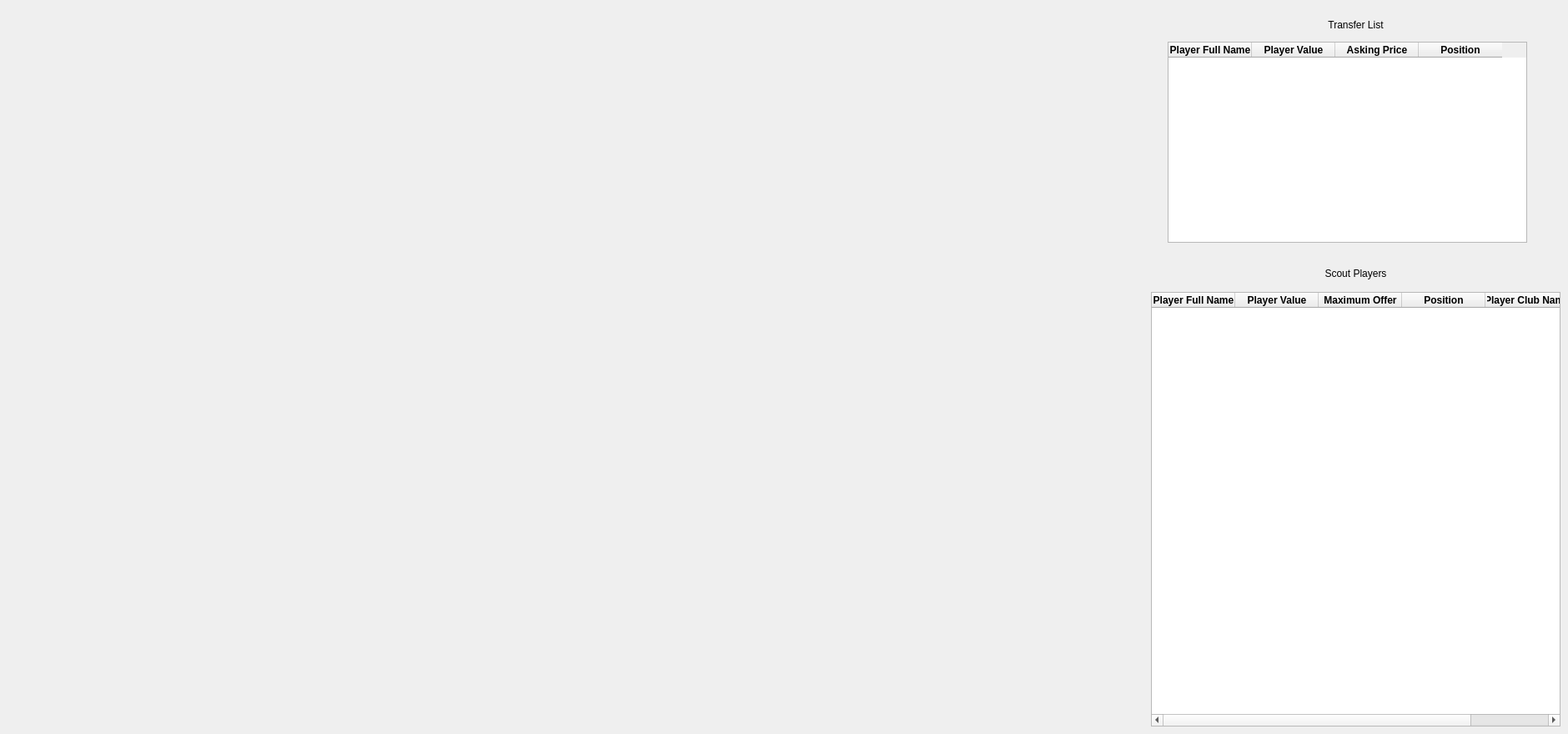
    <widget class="QWidget" name="tab_5">
     <attribute name="title">
      <string>Board</string>
     </attribute>
     <widget class="QTableWidget" name="transferListTable">
      <property name="geometry">
       <rect>
        <x>1400</x>
        <y>50</y>
        <width>431</width>
        <height>241</height>
       </rect>
      </property>
      <property name="editTriggers">
       <set>QAbstractItemView::NoEditTriggers</set>
      </property>
      <column>
       <property name="text">
        <string>--Player Full Name--</string>
       </property>
       <property name="font">
        <font>
         <weight>75</weight>
         <bold>true</bold>
        </font>
       </property>
       <property name="textAlignment">
        <set>AlignCenter</set>
       </property>
      </column>
      <column>
       <property name="text">
        <string>Player Value</string>
       </property>
       <property name="font">
        <font>
         <weight>75</weight>
         <bold>true</bold>
        </font>
       </property>
       <property name="textAlignment">
        <set>AlignCenter</set>
       </property>
      </column>
      <column>
       <property name="text">
        <string>Asking Price</string>
       </property>
       <property name="font">
        <font>
         <weight>75</weight>
         <bold>true</bold>
        </font>
       </property>
       <property name="textAlignment">
        <set>AlignCenter</set>
       </property>
      </column>
      <column>
       <property name="text">
        <string>Position</string>
       </property>
       <property name="font">
        <font>
         <weight>75</weight>
         <bold>true</bold>
        </font>
       </property>
       <property name="textAlignment">
        <set>AlignCenter</set>
       </property>
      </column>
     </widget>
     <widget class="QLabel" name="label_8">
      <property name="geometry">
       <rect>
        <x>1560</x>
        <y>20</y>
        <width>131</width>
        <height>20</height>
       </rect>
      </property>
      <property name="text">
       <string>Transfer List</string>
      </property>
      <property name="alignment">
       <set>Qt::AlignCenter</set>
      </property>
     </widget>
     <widget class="QTableWidget" name="scoutListTable">
      <property name="geometry">
       <rect>
        <x>1380</x>
        <y>350</y>
        <width>491</width>
        <height>521</height>
       </rect>
      </property>
      <property name="editTriggers">
       <set>QAbstractItemView::NoEditTriggers</set>
      </property>
      <column>
       <property name="text">
        <string>--Player Full Name--</string>
       </property>
       <property name="font">
        <font>
         <weight>75</weight>
         <bold>true</bold>
        </font>
       </property>
       <property name="textAlignment">
        <set>AlignCenter</set>
       </property>
      </column>
      <column>
       <property name="text">
        <string>Player Value</string>
       </property>
       <property name="font">
        <font>
         <weight>75</weight>
         <bold>true</bold>
        </font>
       </property>
       <property name="textAlignment">
        <set>AlignCenter</set>
       </property>
      </column>
      <column>
       <property name="text">
        <string>Maximum Offer</string>
       </property>
       <property name="font">
        <font>
         <weight>75</weight>
         <bold>true</bold>
        </font>
       </property>
       <property name="textAlignment">
        <set>AlignCenter</set>
       </property>
      </column>
      <column>
       <property name="text">
        <string>Position</string>
       </property>
       <property name="font">
        <font>
         <weight>75</weight>
         <bold>true</bold>
        </font>
       </property>
       <property name="textAlignment">
        <set>AlignCenter</set>
       </property>
      </column>
      <column>
       <property name="text">
        <string>Player Club Name</string>
       </property>
       <property name="font">
        <font>
         <weight>75</weight>
         <bold>true</bold>
        </font>
       </property>
       <property name="textAlignment">
        <set>AlignCenter</set>
       </property>
      </column>
     </widget>
     <widget class="QLabel" name="label_9">
      <property name="geometry">
       <rect>
        <x>1560</x>
        <y>320</y>
        <width>131</width>
        <height>16</height>
       </rect>
      </property>
      <property name="text">
       <string>Scout Players</string>
      </property>
      <property name="alignment">
       <set>Qt::AlignCenter</set>
      </property>
     </widget>
    </widget>
